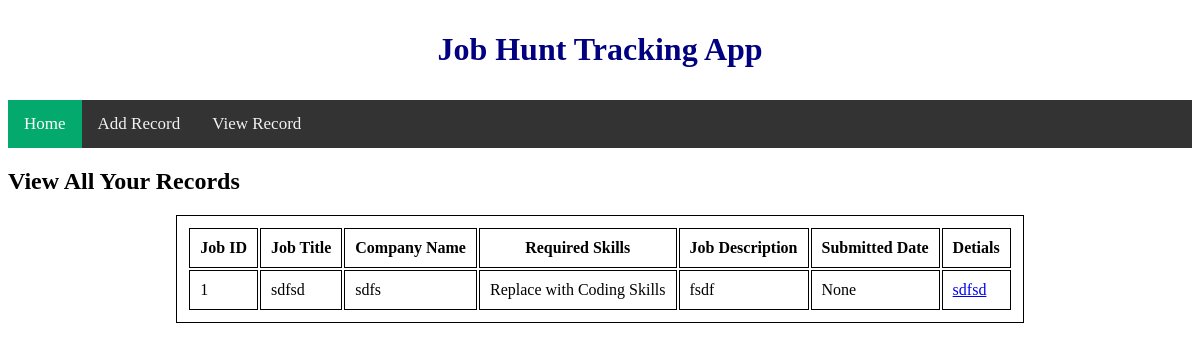
The app's page /showrecord/, older data.
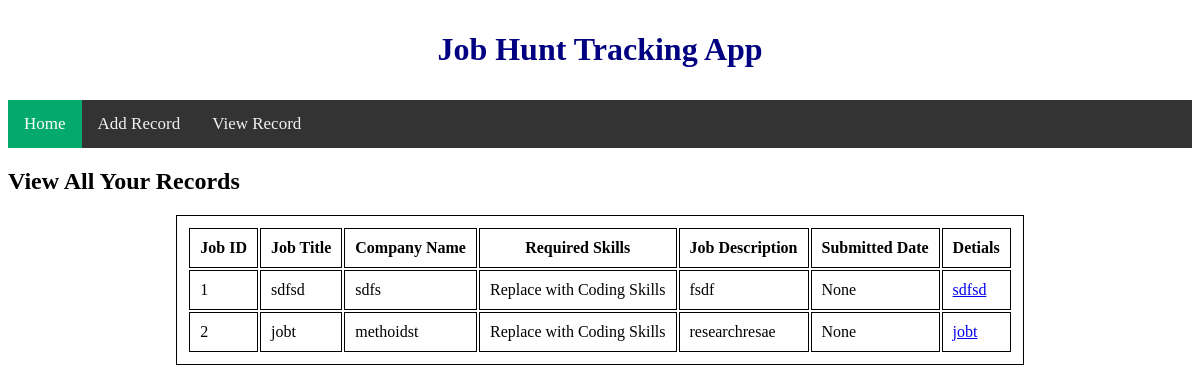
The same page, newer data.
### TrackJob/models.py (models this page shows)
class Job(models.Model):
    Job_Title = models.CharField(max_length=120) # required to have maxlength
    Company_Name = models.CharField(max_length=120)
    SkillType = [('Python', 'Python'), ('Java', 'Java'), ('SQL', 'SQL'), ('HTML', 'HTML/CSS'),('Other','Other') ]  # enum
    Required_Skills = models.CharField(blank=True, choices=SkillType, max_length=10)
    Job_Description = models.TextField()
    Submitted_Date = models.DateField()
    Note = models.TextField(blank=False, null=True)

### TrackJob/views.py (the view)
# urls.py: path('showrecord/',showrecord_view),
def showrecord_view(request,*args, **kwargs):
    queryset = Job.objects.all() #list of objects
    context = {
        "object_list": queryset
    }
    return render(request,"showrecordpage.html",context)

### templates/showrecordpage.html (shortened to what this page needs)
{% extends 'basepage.html' %}
{%  block content %}
<h2> View All Your Records</h2>
    <table>
    <tr>
        <th scope="col">Job ID</th>
        <th scope="col">Job Title</th>
        <th scope="col">Company Name</th>
        <th scope="col">Required Skills</th>
        <th scope="col">Job Description</th>
        <th scope="col">Submitted Date</th>
        <th scope="col">Detials</th>
    </tr>
    <Tbody>
        {%  for instance in object_list %}
            <tr>
                <td>{{ instance.id}}</td>
                <td>{{ instance.Job_Title }}</td>
                <td>{{ instance.Company_Name }}</td>
                <td>{{ instance.Required_Skills }}</td>
                <td>{{ instance.Job_Description }}</td>
                <td>{{ instance.Submitted_Date }}</td>
                <td><a href="{% url 'details' instance.id%}">{{instance.Job_Title}}</a>
                </td>
          </tr>
        {% endfor %}
    </Tbody>
    </table>
{% endblock %}

Row changes from the older to the newer data that the page shows:
added Job: id "2", Job_Title "jobt", Company_Name "methoidst", Required_Skills "Replace with Coding Skills", Job_Description "researchresae", Submitted_Date "None"
